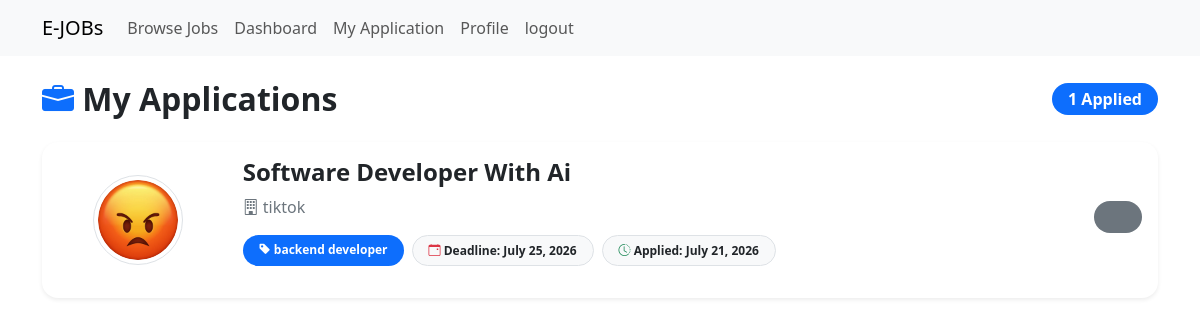
/my-applications/ (signed in), run on an earlier commit of the app's database.
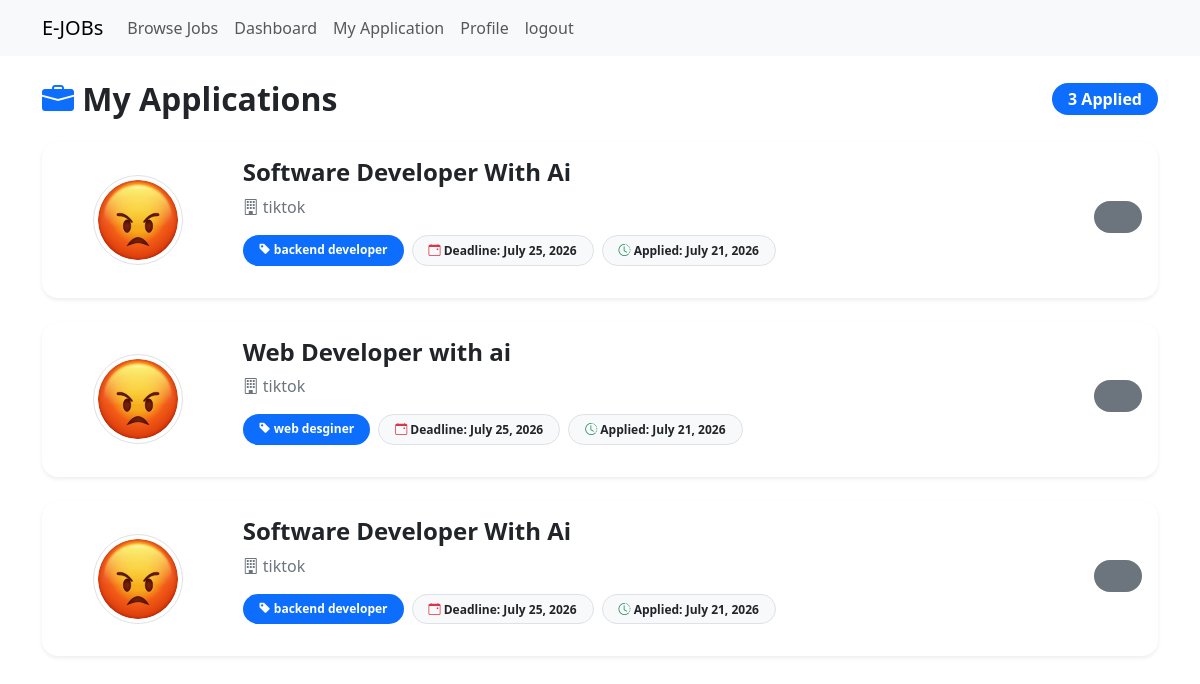
And on a later commit of the database.
### jobportal/models.py (models this page shows, shortened)
class ApplyJobModel(models.Model):
    applied_by = models.ForeignKey(
        SeekerProfileModel,
        on_delete=models.CASCADE,
        related_name='applied_by_info',
        null=True
    )
    applied_job = models.ForeignKey(
        JobPostModel,
        on_delete=models.CASCADE,
        related_name='applied_job_info',
        null=True
    )
    resume = models.FileField(upload_to='seeker_resume', null=True)
    applied_at = models.DateField(auto_now_add=True, null=True)

class JobPostModel(models.Model):
    posted_by = models.ForeignKey(
        RecruiterProfileModel,
        on_delete=models.CASCADE,
        related_name='job_post_info',
        null=True
    )
    title = models.CharField(max_length=200, null=True)
    number_of_openings = models.PositiveIntegerField(null=True)
    category = models.ForeignKey(
        CategoryModel,
        on_delete=models.CASCADE,
        null=True
    )
    description = models.TextField(null=True)
    skills_set = models.TextField(null=True)
    deadline = models.DateField(null=True)
    salary = models.FloatField(null=True)
    created_at = models.DateField(auto_now_add=True, null=True)
    updated_at = models.DateField(auto_now=True, null=True)

class RecruiterProfileModel(models.Model):
    recruiter = models.OneToOneField(
        User,
        on_delete=models.CASCADE,
        related_name='recruiter_profile',
        null=True
    )
    company_name = models.CharField(max_length=200, null=True)
    address = models.TextField(null=True)
    contact = models.CharField(max_length=20, null=True)
    logo = models.ImageField(upload_to='company_logo', null=True)
    created_at = models.DateField(auto_now_add=True, null=True)
    updated_at = models.DateField(auto_now=True, null=True)

class CategoryModel(models.Model):
    name = models.CharField(max_length=200, null=True)

### jobportal/views.py (the view)
# urls.py: path('my-applications/',my_application,name='my_application'),
def my_application(request):
    my_application = ApplyJobModel.objects.filter(applied_by = request.user.seeker_profile)
    context = {
        'application_list': my_application,
        'title': 'My Application Page',
        'form_title': 'Apply Job Info Form',
        'form_btn': 'Apply',
    }
    return render(request, 'my-applications.html', context)

### jobportal/templates/my-applications.html (shortened to what this page needs)
{% extends 'master/base.html' %}
{% block content %}
    <div class="d-flex justify-content-between align-items-center mb-4">
        <h2 class="fw-bold mb-0">
            <i class="bi bi-briefcase-fill text-primary"></i>
            My Applications
        </h2>
        <span class="badge bg-primary rounded-pill fs-6 px-3 py-2">
            {{ application_list|length }} Applied
        </span>
    </div>
    {% for job in application_list %}
    <div class="card border-0 shadow-sm rounded-4 mb-4">
        <div class="card-body">
            <div class="row align-items-center">
                <div class="col-lg-2 col-md-3 text-center mb-3 mb-md-0">
                    <img src="{{ job.applied_job.posted_by.logo.url }}"
                        class="rounded-circle border p-1"
                        style="width:90px;height:90px;object-fit:cover;"
                        alt="Company Logo">
                </div>
                <div class="col-lg-7 col-md-6">
                    <h4 class="fw-bold mb-2">
                        {{ job.applied_job.title }}
                    </h4>
                    <p class="text-secondary mb-3">
                        <i class="bi bi-building"></i>
                        {{ job.applied_job.posted_by.company_name }}
                    </p>
                    <div class="d-flex flex-wrap gap-2 mb-3">
                        <span class="badge bg-primary rounded-pill px-3 py-2">
                            <i class="bi bi-tag-fill"></i>
                            {{ job.applied_job.category.name }}
                        </span>
                        <span class="badge bg-light text-dark border rounded-pill px-3 py-2">
                            <i class="bi bi-calendar-event text-danger"></i>
                            Deadline: {{ job.applied_job.deadline }}
                        </span>
                        <span class="badge bg-light text-dark border rounded-pill px-3 py-2">
                            <i class="bi bi-clock-history text-success"></i>
                            Applied: {{ job.applied_at }}
                        </span>
                    </div>
                </div>
                <div class="col-lg-3 col-md-3 text-md-end text-center">
                        <span class="badge bg-secondary fs-6 rounded-pill px-4 py-3">
                        </span>
                </div>
            </div>
        </div>
    </div>
    {% endfor %}
{% endblock %}

### jobportal/templates/master/base.html (shortened to what this page needs)
<!doctype html>
<html lang="en">
  <head>
    <link rel="stylesheet" href="https://cdnjs.cloudflare.com/ajax/libs/bootstrap-icons/1.13.1/font/bootstrap-icons.min.css" />
    <link href="https://cdn.jsdelivr.net/npm/bootstrap@5.3.8/dist/css/bootstrap.min.css" rel="stylesheet">
  </head>
  <body>
    {% include 'master/nav.html' %}
    <div class="container">
        {% block content %}
        {% endblock content %}
    </div>
  </body>
</html>

### jobportal/templates/master/nav.html (shortened to what this page needs)
<nav class="navbar navbar-expand-lg bg-body-tertiary">
  <div class="container">
    <a class="navbar-brand" href="#">E-JOBs</a>
    <div class="collapse navbar-collapse" id="navbarSupportedContent">
      <ul class="navbar-nav me-auto mb-2 mb-lg-0">
        <li class="nav-item">
          <a class="nav-link " href="{% url 'browse_job_view' %}">Browse Jobs</a>
        </li>
        {% if request.user.is_authenticated %}
        {% if request.user.user_type == 'Seeker' %}
        <li class="nav-item">
          <a class="nav-link " href="{% url 'dashboard_view' %}">Dashboard</a>
        </li>
        <li class="nav-item">
          <a class="nav-link " href="{% url 'my_application' %}">My Application</a>
        </li>
        {% endif %}
        <li class="nav-item">
          <a class="nav-link " href="{% url 'profile_view' %}">Profile</a>
        </li>
        <li class="nav-item">
          <a class="nav-link " href="{% url 'logout_view' %}">logout</a>
        </li>
        {% endif %}
      </ul>
    </div>
  </div>
</nav>

What changed in the data, as far as the page shows it:
added ApplyJobModel: applied_job.posted_by.logo (picture), applied_job "Web Developer with ai", applied_job.posted_by.company_name "tiktok", applied_job.category.name "web desginer", applied_job.deadline "July 25, 2026", applied_at "July 21, 2026"
added ApplyJobModel: applied_job.posted_by.logo (picture), applied_job "Software Developer With Ai", applied_job.posted_by.company_name "tiktok", applied_job.category.name "backend developer", applied_job.deadline "July 25, 2026", applied_at "July 21, 2026"
Also different on the page:
{{ application_list|length }}: "1" → "3"
